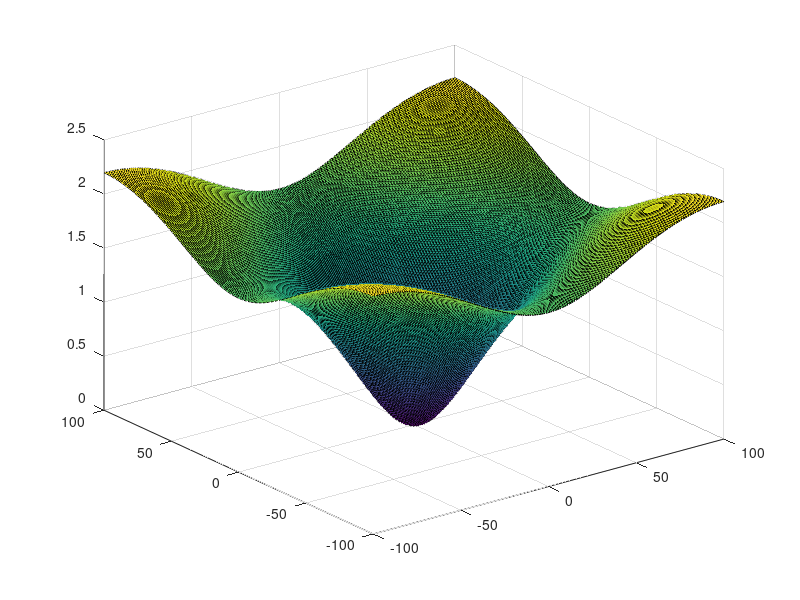

The MATLAB script that drew this image: (Note: this script raises an error after producing the figure.)
%% Q6
%% DFT Calculation Algorithm
% In order to calculate N,N point DFT given a matrix of size 3, for N=201
% we create a 0 padded representation of the input signal with padding of
% size 99. Then to calculate N,N point DFT we can calculate N point DFT
% along rows followed by N point DFT along columns (or vice versa). This
% can represented in a double summation as follows-
% $F(x,y) = \sum_{i=-100}^{100}\sum_{j=-100}^{100}f(i,j)exp(-j2\pi(\frac{xi}{201}+\frac{yj}{201}))$
% 
% Therefore for k1 the DFT is-
% 
% $exp(-j2\pi\frac{y}{201}) + exp(-j2\pi\frac{x}{201}) + exp(-j2\pi\frac{-x}{201}) + exp(-j2\pi\frac{-y}{201}) -4exp(-j2\pi)$
% 
% DFT for k2 is -
% 
% $-exp(-j2\pi\frac{y}{201}) - exp(-j2\pi\frac{x}{201}) - exp(-j2\pi\frac{-x}{201}) - exp(-j2\pi\frac{-y}{201}) +8exp(-j2\pi) -exp(-j2\pi\frac{x+y}{201})-exp(-j2\pi\frac{x-y}{201}) -exp(-j2\pi\frac{-x+y}{201})-exp(-j2\pi\frac{-x-y}{201})$

%% DFT Calculation Code
clear;
k1 = [0 1 0;1 -4 1;0 1 0];
k2 = [-1 -1 -1;-1 8 -1;-1 -1 -1];
k1pad = padarray(k1,[99 99]);
k2pad = padarray(k2,[99 99]);
k1_fourier = fftshift(fft2(k1pad));
k2_fourier = fftshift(fft2(k2pad));
%Alternatively using the fft function's inbuilt N point DFT 
%k1_fourier = fftshift(fft(fft(k1,201).',201).');
%k2_fourier = fftshift(fft(fft(k2,201).',201).');
log_fourier_k1 = log(abs(k1_fourier)+1);
log_fourier_k2 = log(abs(k2_fourier)+1);

%% Filter 1 plot
Z1 = log_fourier_k1;
[X,Y] = meshgrid(-100:100);
s1 = surf(X,Y,Z1);
s1.EdgeColor = 'none';
colorbar
%% Filter 2 plot
Z2 = log_fourier_k2;
s2 = surf(X,Y,Z2);
s2.EdgeColor = 'none';
colorbar
%% Comparison between plots
% Both of these filters are negative discrete approximations of the Laplacian Filter
% used often as unsharp masks, though the k2 mask is sharper/less
% smooth than the k1 mask. 


